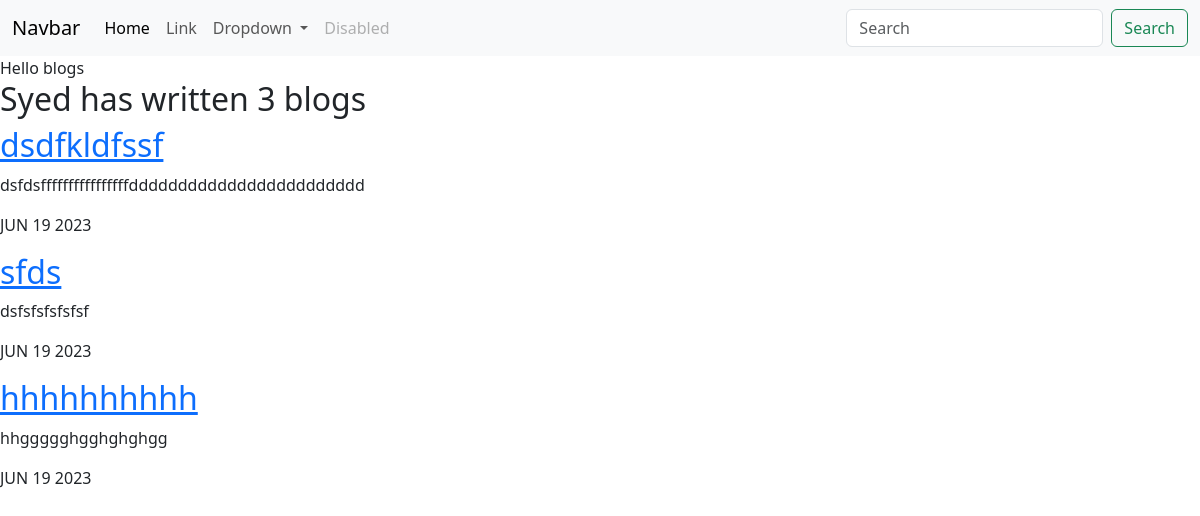
/blog/, run on an earlier commit of the app's database.
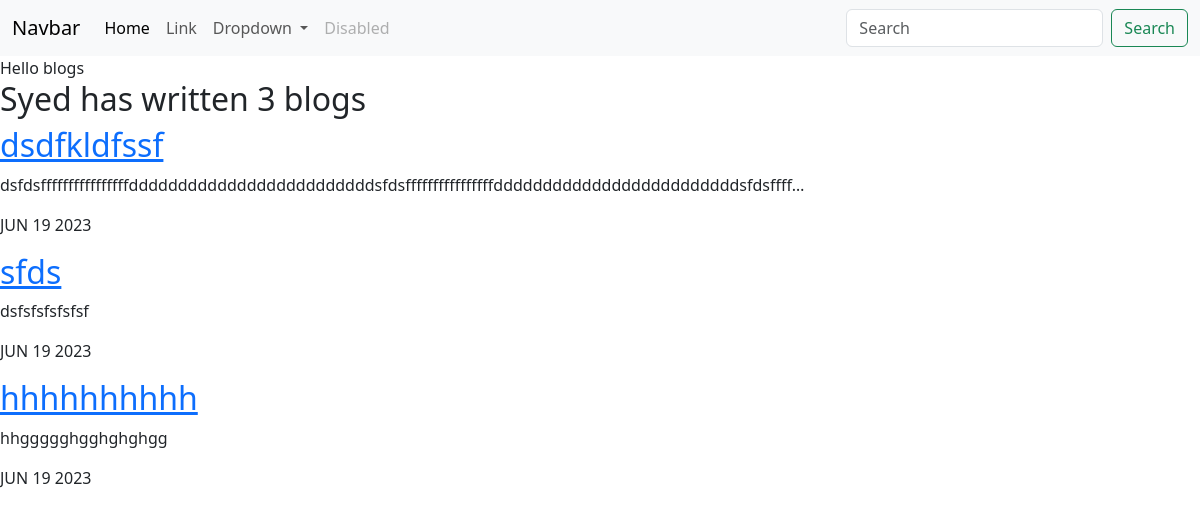
And on a later commit of the database.
### blog/models.py (models this page shows, shortened)
class Blog (models.Model):
    title=models.CharField(max_length=100)
    description=models.TextField()
    date = models.DateField()

### blog/views.py (the view)
# urls.py: path('',views.all_blogs,name='all_blogs'),
def all_blogs(request):
    blogs=Blog.objects.order_by('-date')
    return render(request,'blog/all_blogs.html',{'blogs':blogs})

### blog/templates/blog/all_blogs.html
{% extends 'portfolio/base.html' %}
{% block content %}
Hello blogs
<h2> Syed has written {{ blogs.count }} blog{{ blogs.count|pluralize}}</h2>
{% for blog in blogs %}
<a href="{% url 'blog:detail' blog.id %}" ><h2> {{ blog.title }}</h2></a>
<p> {{ blog.description|striptags|truncatechars:100 }}</p>
<p> {{ blog.date|date:'M d Y'|upper }}</p>
{% endfor %}
{% endblock %}

What changed in the data, as far as the page shows it:
changed Blog "dsdfkldfssf": description "dsfdsffffffffffffffffdddddddddddddddddddddddd" → "dsfdsffffffffffffffffdddddddddddddddddddddddddsfdsffffffffffffffffdddddddddddddddddddddddddsfdsffff…"
